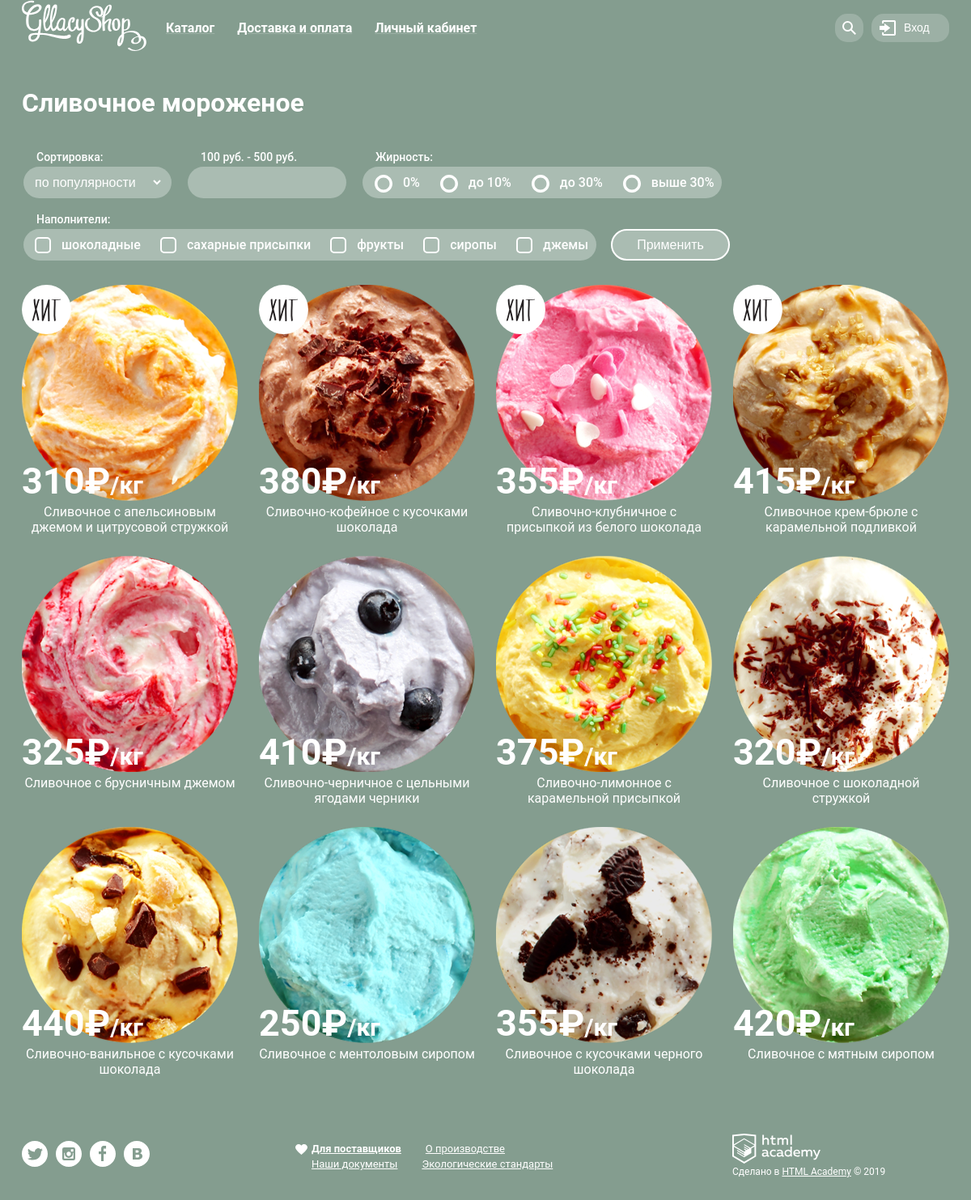
Page /catalog/ on the committed database.
### catalog/models.py (models this page shows, shortened)
class Product(models.Model):
    name = models.CharField(max_length=50)
    price = models.IntegerField()
    image = models.ImageField(upload_to="products")
    is_hit = models.BooleanField(default=False)
    fat = models.IntegerField(default=0)
    fillers = models.ManyToManyField(Filler, related_name="products", blank=True, null=True)

### catalog/views.py (the view, shortened to what this page needs)
# urls.py: path('catalog/', catalog, name='catalog_url'),
def catalog(request):
    products = Product.objects.all()
    return render(request, "catalog.html", context={"products": products})

### users/context_processors.py (called while the page is built, shortened)
def cart_context(request):
    if not request.user.is_authenticated:
        return {"cart_items": [], "cart_total_sum": 0}

### templates/catalog.html (shortened to what this page needs)
{% extends "base.html" %}
{% load static %}
{% block extra_css %}
<link rel="stylesheet" href="https://cdnjs.cloudflare.com/ajax/libs/noUiSlider/15.7.0/nouislider.min.css"/>
<link rel="stylesheet" href="{% static 'css/range.css' %}">
{% endblock %}
{% block content %}
<main class="container">
    <h1 class="title_catalog">Сливочное мороженое</h1>
    <form action="{% url 'catalog_url' %}" class="filters" method="post">
        <fieldset class="filters_fieldset">
            <legend class="filters_legend">Сортировка:</legend>
            <select class="filters_sorting">
                <option>по популярности</option>
            </select>
        </fieldset>
        <fieldset class="filters_fieldset">
            <legend class="filters_legend">
                <output id="price-min">100</output>
                руб. -
                <output id="price-max">500</output>
                руб.
            </legend>
            <div id="price-slider" class="range_input"></div>
        </fieldset>
        <fieldset class="filters_fieldset">
            <legend class="filters_legend">Жирность:</legend>
            <label class="filters_label">
                <input type="radio" name="fat" class="filters_fat" value="0">
                <span>0%</span>
            </label>
            <label class="filters_label">
                <input type="radio" name="fat" class="filters_fat" value="up to 10">
                <span>до 10%</span>
            </label>
            <label class="filters_label">
                <input type="radio" name="fat" class="filters_fat" value="up to 30">
                <span>до 30%</span>
            </label>
            <label class="filters_label">
                <input type="radio" name="fat" class="filters_fat" value="above to 30">
                <span>выше 30%</span>
            </label>
        </fieldset>
        <fieldset class="filters_fieldset">
            <legend class="filters_legend">Наполнители:</legend>
            <label class="filters_label">
                <input type="checkbox" class="filters_checkbox" name="fillers" value="chocolate">
                <span>шоколадные</span>
            </label>
            <label class="filters_label">
                <input type="checkbox" class="filters_checkbox" name="fillers" value="sugar_sprinkles">
                <span>сахарные присыпки</span>
            </label>
            <label class="filters_label">
                <input type="checkbox" class="filters_checkbox" name="fillers" value="fruits">
                <span>фрукты</span>
            </label>
            <label class="filters_label">
                <input type="checkbox" class="filters_checkbox" name="fillers" value="syrups">
                <span>сиропы</span>
            </label>
            <label class="filters_label">
                <input type="checkbox" class="filters_checkbox" name="fillers" value="jams">
                <span>джемы</span>
            </label>
        </fieldset>
        <button type="submit" class="filters_apply_button">Применить</button>
    </form>
    <ul class="hit_list">
        {% for product in products %}
        {% include 'product.html' %}
        {% endfor %}
    </ul>
</main>
{% endblock %}

### templates/base.html (shortened to what this page needs)
{% load static %}
<!DOCTYPE html>
<html lang="ru">
<head>
    <link rel="stylesheet" href="{% static 'css/style.css' %}">
    {% block extra_css %} {% endblock %}
</head>
<body>
<header class="container header">
    <a href="{% url 'home_url' %}"><img src="{% static 'svg/logo.svg' %}" alt="logo" class="logo"></a>
    <nav class="nav">
        <ul class="nav_list ">
            <li><a href="{% url 'catalog_url' %}">Каталог</a></li>
            <li><a href="">Доставка и оплата</a></li>
            <li><a href="{% url 'personal_account_url' %}">Личный кабинет</a></li>
        </ul>
    </nav>
    <ul class="header_buttons">
        <li class="modal_container">
            <button class="btn_search header_button" id="btn_search">Поиск</button>
        </li>
        {% if not user.is_authenticated %}
        <li class="modal_container">
            <button class="btn_enter header_button" id="btn_enter">Вход</button>
        </li>
        {% endif %}
    </ul>
</header>
{% block content %}
{% endblock %}
<footer class="container footer">
    <ul class="footer_social">
        <li>
            <a href="">
                <img src="{% static 'svg/twitter.svg' %}" alt="twitter">
            </a>
        </li>
        <li>
            <a href="">
                <img src="{% static 'svg/instagram.svg' %}" alt="instagram">
            </a>
        </li>
        <li>
            <a href="">
                <img src="{% static 'svg/fb.svg' %}" alt="facebook">
            </a>
        </li>
        <li>
            <a href="">
                <img src="{% static 'svg/vk.svg' %}" alt="vk">
            </a>
        </li>
    </ul>
    <ul class="footer_menu">
        <li class="footer_docs_suppliers">
            <img src="{% static 'svg/heart.svg' %}" alt="" class="footer_heart">
            <a href="" class="footer_docs">Для поставщиков</a>
        </li>
        <li>
            <a href="" class="footer_docs">О производстве</a>
        </li>
        <li>
            <a href="" class="footer_docs">Наши документы</a>
        </li>
        <li>
            <a href="" class="footer_docs">Экологические стандарты</a>
        </li>
    </ul>
    <div class="made_by">
        <img src="{% static 'svg/logo-htmlacademy.svg' %}" alt="htmlacademy" width="109">
        <p>Сделано в <a href="" class="dev">HTML Academy</a> © 2019</p>
    </div>
</footer>
</body>
</html>

### templates/product.html
{% load static %}
<li class="hits_item">
    <a href="{% url 'add_to_cart_url' product.id %}" class="product_text">
    {% if product.is_hit %}
    <img src="{% static 'svg/hit.svg' %}" class="hit_image">
    {% endif %}
    <img src="{{product.image.url}}" alt="Хит 1">
    <p class="hits_price">{{product.price}}₽<span class="hits_kg">/кг</span></p>
    <p class="hits_text">{{product.name}}</p></a>
</li>

### static/css/style.css (style rules this page uses)
body { background-color: #849D8F; font-family: "Roboto", sans-serif; color: white; margin: 0; }
.container { width: 1146px; margin: 0 auto; margin-bottom: 40px; }
p,h1,h2,h3 { margin: 0; }
ul { margin: 0; padding: 0; list-style: none; }
.nav_list { display: flex; column-gap: 28px; }
.nav_list a { font-size: 16px; font-weight: bold; color: white; text-decoration-color: rgba(255, 255, 255, 0.2); }
.header_buttons { display: flex; column-gap: 10px; }
.header_button { font-size: 14px; font-weight: 500; background: none; border: none; background-color: rgb(255, 255, 255, 0.2); color: white; height: 35px; background-repeat: no-repeat; padding: 0; border-radius: 15px; background-position: 10px 8px; text-align: left; padding-left: 40px; }
button.btn_search { padding: 0; background-position: center; width: 35px; font-size: 0; line-height: 0; background-image: url("../svg/loupe.svg"); }
button.btn_enter { width: 96px; background-image: url("../images/entrance.png"); }
.hits_price { font-size: 45px; font-weight: bold; position: absolute; bottom: 40px; }
.hits_kg { font-size: 30px; font-weight: bold; }
.hits_text { font-size: 16px; font-weight: medium; }
.footer { display: flex; column-gap: 200px; align-items: center; padding-top: 30px; }
.footer_social { display: flex; column-gap: 10px }
.dev { color: white; }
.footer_menu { display: flex; width: 320px; flex-wrap: wrap; column-gap: 30px; }
.footer_docs { font-size: 13px; color: white; }
.footer_docs_suppliers a { font-weight: bold; }
.footer_docs_suppliers { position: relative; }
.made_by { font-size: 12px; }
.hit_list { display: flex; column-gap: 26px; flex-wrap: wrap; row-gap: 26px }
.hits_item { position: relative; width: 267px; }
.header { display: flex; align-items: center; }
.logo { margin-right: 24px; }
.nav { margin-right: auto; }
.footer_heart { position: absolute; top: 5px; left: -20px; }
.hit_image { position: absolute; }
.filters { margin-bottom: 30px; display: flex; flex-wrap: wrap; column-gap: 16px; row-gap: 38px; }
.filters_fieldset { border: none; padding: 0; background-color: #aabcb2; border-radius: 20px; padding-left: 10px; padding-right: 10px; height: 39px; position: relative; display: flex; align-items: center; justify-content: center; column-gap: 20px; }
.filters_legend { padding: 0; font-size: 14px; font-weight: 500; position: absolute; top: -20px; left: 16px; }
.filters_label { display: flex; align-items: center; justify-content: center; column-gap: 10px; }
.filters_label span { font-size: 16px; font-weight: 500; }
.title_catalog { margin-bottom: 60px; }
.filters_apply_button { background-color: #aabcb2; border: solid white 2px; border-radius: 20px; padding-left: 30px; padding-right: 30px; color: white; font-size: 16px; }
.filters_sorting { background-color: #aabcb2; border: none; color: white; font-size: 16px; outline: none; }
.filters_fat { appearance: none; width: 22px; height: 22px; background-image: url("../svg/radio-off.svg"); background-size: 22px; }
.filters_checkbox { appearance: none; background: #aabcb2; border: solid white 2px; border-radius: 5px; width: 20px; height: 20px; }
.modal_container { position: relative; }
.product_text { color: white; text-align: center; text-decoration: none }

### static/css/range.css (style rules this page uses)
#price-slider { width: 176px; height: 4px; }

### rows in the picture
Product: is_hit True (drawn), image (picture), price "310", name "Сливочное с апельсиновым джемом и цитрусовой стружкой"
Product: is_hit True (drawn), image (picture), price "380", name "Сливочно-кофейное с кусочками шоколада"
Product: is_hit True (drawn), image (picture), price "355", name "Сливочно-клубничное с присыпкой из белого шоколада"
Product: is_hit True (drawn), image (picture), price "415", name "Сливочное крем-брюле с карамельной подливкой"
Product: image (picture), price "325", name "Сливочное с брусничным джемом"
Product: image (picture), price "410", name "Сливочно-черничное с цельными ягодами черники"
Product: image (picture), price "375", name "Сливочно-лимонное с карамельной присыпкой"
Product: image (picture), price "320", name "Сливочное с шоколадной стружкой"
Product: image (picture), price "440", name "Сливочно-ванильное с кусочками шоколада"
Product: image (picture), price "250", name "Сливочноe с ментоловым сиропом"
Product: image (picture), price "355", name "Сливочное с кусочками черного шоколада"
Product: image (picture), price "420", name "Сливочное с мятным сиропом"
